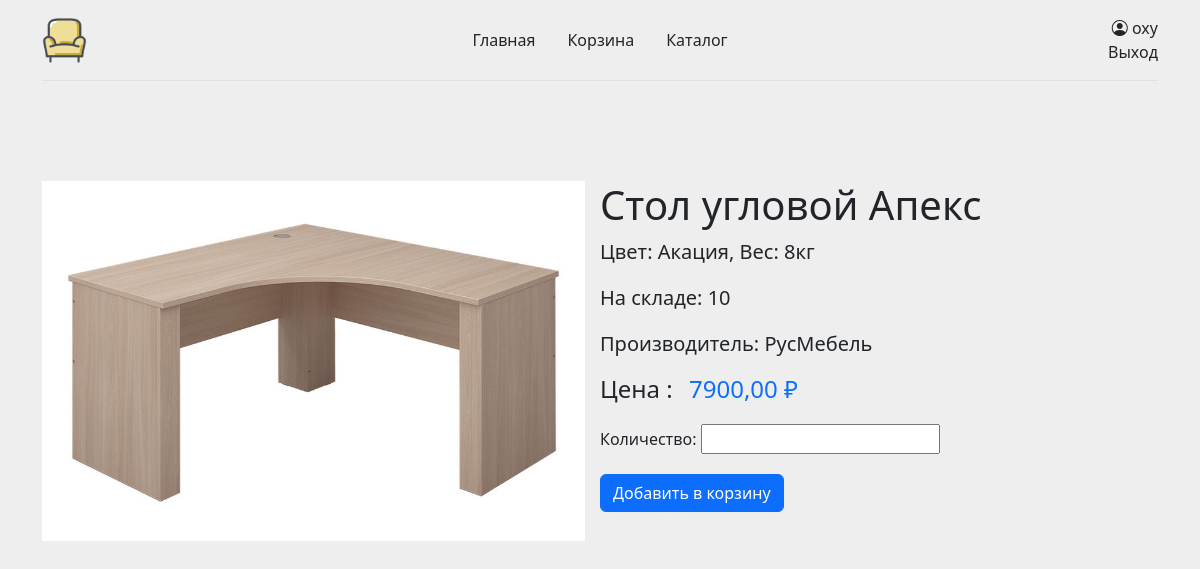
Page /product-card/2/ (signed in) on the committed database.
### testdb/models.py (models this page shows)
class Furniture(models.Model):
    name_fur = models.CharField(max_length=100, default="")
    photo = models.ImageField(upload_to="photos/%Y/%m/%d", blank=True, default="")
    on_storage = models.IntegerField(default=0)
    price = models.DecimalField(max_digits=8, decimal_places=2, default=0.00)
    maker = models.ForeignKey(Maker, on_delete=models.CASCADE, blank=False)
    color = models.CharField(max_length=50, default="")
    weight = models.IntegerField(default=0)
    class Meta:
        verbose_name = 'мебель'
        verbose_name_plural = 'мебель'

class Maker(models.Model):
    name_maker = models.CharField(max_length=100, default="")
    phone = models.CharField(max_length=11, default="")

### testdb/views.py (the view)
# urls.py: path('product-card/<int:fur_id>/', get_product_card),
def get_product_card(request, fur_id):
    client_id = request.user.id
    User.objects.filter(id=3)
    fur = Furniture.objects.filter(id=fur_id)
    for item in fur:
        maker = Maker.objects.filter(id=item.maker_id)
    if Basket.objects.filter(client=client_id).count() == 0:
        basket = Basket.objects.create(client=request.user)
    fur2 = Furniture.objects.get(id=fur_id)
    bs = Basket.objects.get(client=client_id)
    is_available = True
    if request.method == 'POST':
        form = QuantityOfProduct(request.POST)
        quantity = QuantityOfProduct.check_quantity_value(form, fur2.on_storage)
        if str(quantity) == "None":
            is_available = False
        elif int(quantity) == 0:
            pass
        else:
            bs_content = BasketContent(basket=bs, fur=fur2, quantity=quantity)
            bs_content.save()
            return redirect('basket')
    else:
        form = QuantityOfProduct()
        quantity = None
    return render(request, 'testdb/product-card.html', context={'furniture': fur, 'maker': maker, 'form': form,
                                                                'is_available': is_available, 'quantity': quantity})

### testdb/forms.py (shortened to what this page needs)
class QuantityOfProduct(forms.Form):
    quantity = forms.IntegerField(label='Количество', min_value=1)

### templates/testdb/product-card.html (shortened to what this page needs)
<!DOCTYPE html>
<html lang="en">
<head>
    <link href="https://cdn.jsdelivr.net/npm/bootstrap@5.2.2/dist/css/bootstrap.min.css" rel="stylesheet">
</head>
<body style="background-color: #eee;">
{% include 'inc/header.html' %}
{% for item in furniture %}
<div class="container" style="margin-top: 100px;">
    <div class="col-md-12" style="margin-right: 15px; margin-left: 15px;">
            <div class="pro-img-details col-md-6" style="padding-right: 15px;">
                <img src="{{ item.photo.url }}" alt="" style="max-height: 360px; max-width: 630px;">
            </div>
            <div class="col-md-6">
                <h1 class="h1">
                    {{ item.name_fur }}
                </h1>
                <p class="product-prop">Цвет: {{ item.color }}, Вес: {{ item.weight }}кг</p>
                <p class="product-prop">На складе: {{ item.on_storage }}</p>
                {% for mk in maker %}
                    <p class="product-prop">Производитель: {{ mk.name_maker }}</p>
                {% endfor %}
                <div> <strong class="h4">Цена : </strong><span class="pro-price h4">{{ item.price }}&nbsp;₽</span></div>
                <form method="post">
                    <div class="form-group">
                        {{ form.as_p }}
                    </div>
                    <p>
                        {% if request.user.is_authenticated %}
                            <button class="btn btn-primary" type="submit">Добавить в корзину</button>
                        {% endif %}
                    </p>
                </form>
            </div>
    </div>
</div>
{% endfor %}
</body>
</html>

### templates/inc/header.html (shortened to what this page needs)
<link rel="stylesheet" href="https://cdn.jsdelivr.net/npm/bootstrap-icons@1.5.0/font/bootstrap-icons.css" />
<div class="container">
    <header class="new-header py-3 mb-4 border-bottom">
        <a href="/" class="d-flex align-items-center col-md-3 mb-2 mb-md-0 text-dark text-decoration-none">
            <img src="/media/logo.png" class="logo">
        </a>
        <ul class="nav col-12 col-md-auto mb-2 justify-content-center mb-md-0">
            <li><a href="/" class="nav-link link-dark header-a">Главная</a></li>
                {% if request.user.is_authenticated %}
                    <li><a href="{% url 'basket' %}" class="nav-link link-dark header-a">Корзина</a></li>
                {% endif %}
            <li><a href="{% url 'catalog' %}" class="nav-link link-dark header-a">Каталог</a></li>
        </ul>
        <div class="col-md-3 text-end">
            {% if request.user.is_authenticated %}
                <div>
                    <a href="{% url 'profile' %}" class="link-dark" style="text-decoration: none;"><i class="bi bi-person-circle"></i> {{ user.username }}</a>
                    <br>
                    <a href="{% url 'logout' %}" style="color:#212529; text-decoration: none;">Выход</a>
                </div>
            {% else %}
                <a type="button" href="{% url 'login' %}" class="btn btn-outline-primary me-2">Вход</a>
                <a type="button" href="{% url 'signup' %}" class="btn btn-primary">Регистрация</a>
            {% endif %}
        </div>
    </header>
</div>

### templates/testdb/product-card.html (style rules this page uses)
body { margin-top:20px; background:#eee; }
.pro-img-details { margin-left: -15px; }
.pro-img-details img { width: 100%; }
.product_meta a, .pro-price { color:#fc5959 ; }
.pro-price, .amount-old { font-size: 18px; padding: 0 10px; }
.container { padding-right: 15px; padding-left: 15px; margin-right: auto; margin-left: auto; }
@media (min-width: 768px) { .container { max-width: 720px; } }
@media (min-width: 1200px) { .container { width: 1170px; } }
@media (min-width: 992px) { .col-md-12, .col-md-3, .col-md-6 { float: left; } }
@media (min-width: 768px) { .col-md-6 { flex: 0 0 auto; width: 50%; } }
@media (min-width: 992px) { .col-md-6 { width: 50%; } }
.pro-price { font-size: 18px; color: #0d6efd!important; }
.form-group { margin-bottom: 20px; margin-top: 20px; }
.product-prop { font-size: 20px; }

### templates/inc/header.html (style rules this page uses)
.new-header { display: flex; flex-wrap: wrap; align-items: center; justify-content: center; justify-content:space-between; }
.header-a { padding-right: 1rem !important; padding-left: 1rem !important; }
.logo { width: 45px; height: 45px; }

### rows in the picture
Furniture: photo (picture), name_fur "Стол угловой Апекс", color "Акация", weight "8", on_storage "10", price "7900,00"
Maker: name_maker "РусМебель"

### other values in the picture
{{ user.username }} "oxy"
